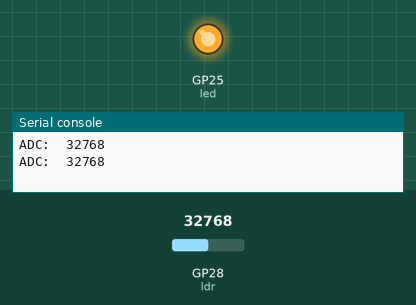
Recording of a program running on a simulated Raspberry Pi Pico running MicroPython. Parts: output pins drawn as LEDs (lit = HIGH), the last lines printed to the serial console. Inputs (shaded band) come from the test bench; at power-on: GP28 (ldr) = 32768 (analog values on the 0–65535 scale).

Above: at 1.2 s.
1.3 s: GP28 (ldr) set to 31136
3.2 s: GP28 (ldr) set to 28976
At 4.8 s:
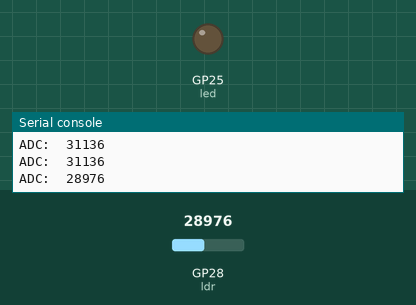
5.5 s: GP28 (ldr) set to 32767
At 6.3 s:
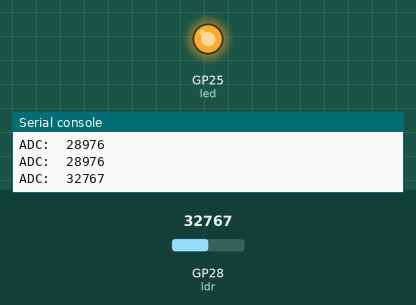
7.5 s: GP28 (ldr) set to 19660
At 9.1 s:
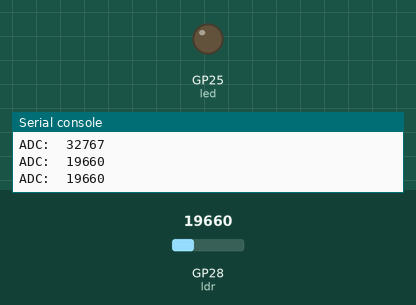
Timing chart, 0 to 10.5 s (numbered marks = the images above; inputs shaded):
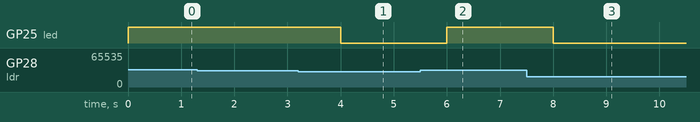

The program:

PB-04-2-10-ElKo-Helligkeit_messen_mit_KY-018.py
```python
#==========================================================================
#
# PB-4-2-10-ElKo-Helligkeit messen mit KY-018.py
#
# 1 KY-018, LDR / Fotowiderstands Modul mit analogem Ausgang
#
#==========================================================================
#
# Bibliotheken laden
from machine import Pin, ADC
from utime import sleep

# Soll-Wert, ab wann Tag sein soll
soll_wert = 30000

# Initialisierung des ADC0
ldr = ADC(2)

# Initialiseren des GPIO
led = Pin(25, Pin.OUT, value=0)

# Wiederholung
while True:
    # ADC als Dezimalzahl lesen
    read = ldr.read_u16()
    # Ausgabe in der Kommandozeile/Shell
    print("ADC: ", read)
    # EIN und AUS
    if read > soll_wert:
        led.on()
    else:
        led.off()
    # Warten
    sleep(1)
```

Measured:
- the behaviour switches between 30016 and 30000 on GP28 (ldr) (found by bisection; images 0 and 1)
- after the input at 3.2 s, GP25 (led): HIGH → LOW after 0.80 s
- after the input at 5.5 s, GP25 (led): LOW → HIGH after 0.50 s
- after the input at 7.5 s, GP25 (led): HIGH → LOW after 0.50 s
